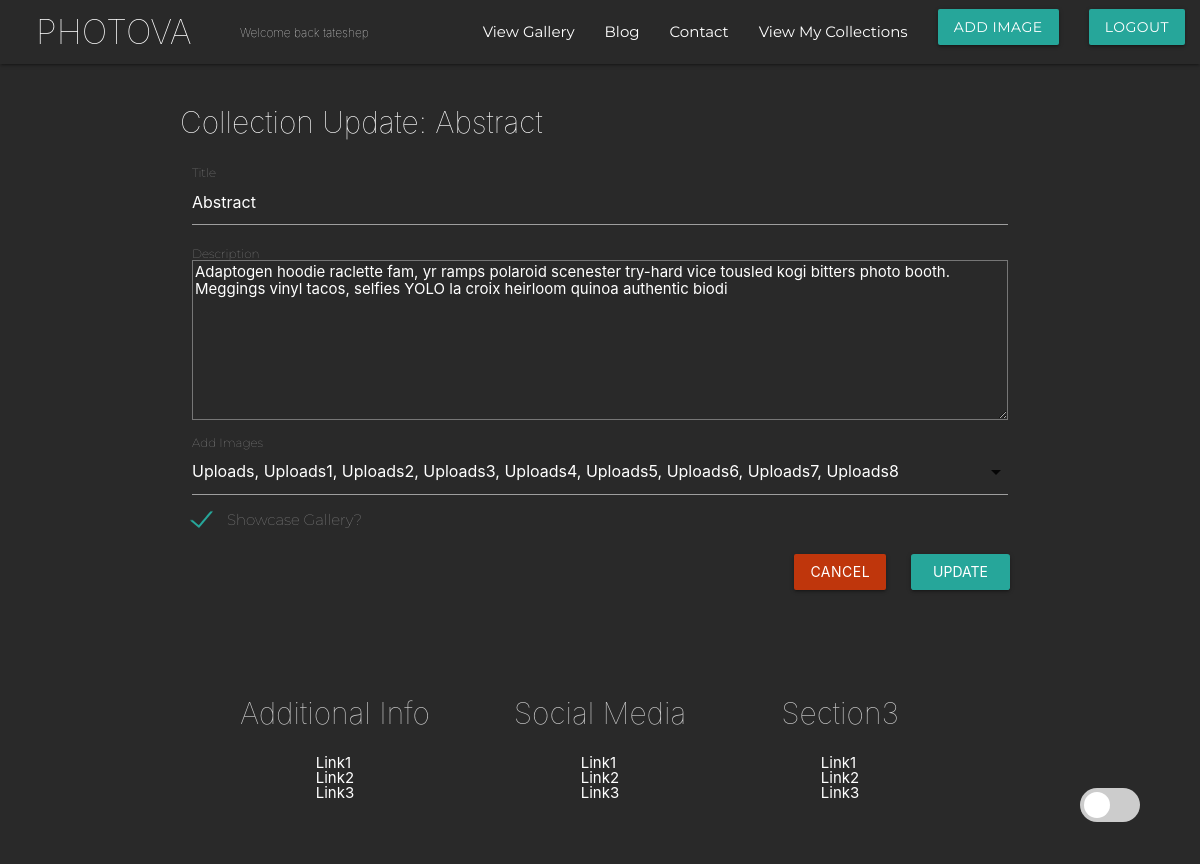
The page /gallery/collection-update/4 (signed in) on the database its author committed.
### gallery/models.py (models this page shows, shortened)
class Collection(models.Model):
    title = models.CharField(max_length=50)
    images = models.ManyToManyField(Image,blank=True) # manytomany relationship with Collection
    description = models.TextField(blank=True)
    showcase_gallery = models.BooleanField(default=False)
    permitted_users = models.ManyToManyField('auth.User',blank=True)
    class Meta:
        ordering = ('title',)
    def __str__(self):
        return self.title

### gallery/views.py (the view)
# urls.py: path('collection-update/<int:pk>',views.CollectionUpdate.as_view(), name='collection_update'),
class CollectionUpdate(PermissionRequiredMixin, UpdateView):
    permission_required = 'is_staff'
    model = Collection
    template_name = 'collection_update.html'
    fields= ['title','description','images','showcase_gallery']

### gallery/models.py (called while the page is built)
    def __str__ (self):
        return self.title

### templates/collection_update.html (shortened to what this page needs)
{% extends 'base.html' %}
{% block content %}
<div class="container">
    <h1>Collection Update: {{ collection }}</h1>
    <form action="" method="post">
        <p>
            <label for="">Title</label>
            {{ form.title }}
        </p>
        <p>
            <label for="">Description</label>
            {{ form.description }}
        </p>
         <p>
            <label for="">Add Images</label>
        </p>
         <p>
            <label>
            <span>Showcase Gallery?</span>
            </label>
        </p>
        <input class="right waves-effect waves-light btn" type="submit" value="Update">
        <a class="waves-effect waves-light btn right deep-orange darken-4" href="{% url 'gallery:gallery' %}">Cancel</a>
        <br class="clear-fix">
    </form>
</div>
{% endblock content %}

### templates/base.html (shortened to what this page needs)
{% load static %}
<!DOCTYPE html>
<html lang="en" dir="ltr">
  <head>
    <link rel="stylesheet" href="{% static 'css/normalize.css' %}">
    <link rel="stylesheet" href="https://cdnjs.cloudflare.com/ajax/libs/materialize/1.0.0/css/materialize.min.css">
    <link rel="stylesheet" href="{% static 'css/style.css' %}">
  </head>
  <body>
  <div class="navbar-fixed desktop-nav">
    <nav class="nav-extended">
        <div class="nav-wrapper">
            <a class="brand-logo" href="{% url 'home:index'%}"><h4>PHOTOVA</h4></a>
            {% if user.is_authenticated %}
            <h4 class="welcome-header hide-on-med-and-down">Welcome back {{ user }}</h4>
            {% endif %}
              <ul id="" class="right">
                <li>
                  <a class="navbar-link " href="{% url 'gallery:gallery' %}">View Gallery</a>
                </li>
                <li>
                  <a class="navbar-link " href="{% url 'blog:index' %}">Blog</a>
                </li>
                <li>
                  <a class="navbar-link " href="{% url 'sendemail:contact' %}">Contact</a>
                </li>
                {% if user.is_authenticated %}
                <li>
                  <a class="navbar-link " href="{% url 'userprofile:my_collections' %}">View My Collections</a>
                </li>
                {% if request.user.is_superuser %}
                  <li>
                    <a class="navbar-link waves-effect waves-light btn " href="{% url 'gallery:new' %}">Add Image</a>
                  </li>
                  {% endif %}
                <li>
                  <a class="navbar-link waves-effect waves-light btn" href="{% url 'logout' %}">logout</a>
                </li>
                {% endif %}
              </ul>
          </div>
    </nav>
  </div>
   <ul>
            {% block content %}
            {% endblock content %}
    <section id="theme-switch-section">
      <div class="theme-switch-div">
      <label class="theme-switch" for="checkbox">
      <div class="my-slider round">
      </div>
      </label>
      </div>
    </section>
      <footer>
        <div class="container">
          <div class="footer-grid">
            <section class="footer-grid-section-1">
              <h1>Additional Info</h1>
              <ul>
                <li><a>Link1</a></li>
                <li><a>Link2</a></li>
                <li><a>Link3</a></li>
              </ul>
            </section>
            <section class="footer-grid-section-2">
            <h1>Social Media</h1>
              <ul>
                <li><a>Link1</a></li>
                <li><a>Link2</a></li>
                <li><a>Link3</a></li>
              </ul>
            </section>
            <section class="footer-grid-section-3">
            <h1>Section3</h1>
              <ul>
                <li><a>Link1</a></li>
                <li><a>Link2</a></li>
                <li><a>Link3</a></li>
              </ul>
            </section>
          </div>
        </div>
      </footer>
  </body>
</html>

### static/css/style.css (style rules this page uses)
:root { --primary-color: #27a59a; --secondary-color: #27a59a; --tertiary-color: #27a59a; --font-color: #27a59a; --font-secondary: #cccccc; --bg-color: #292929; --bg-color-2: #303030; --heading-color: #FFFFFF; }
#theme-switch-section { position: fixed; top:90%; left:75%; }
@media only screen and (min-width:500px) { #theme-switch-section { left:85%; } }
@media only screen and (min-width:1000px) { #theme-switch-section { left:90%; } }
.theme-switch { display: inline-block; height:34px; position:relative; top:10px; width:60px; }
.my-slider { background-color: #ccc; bottom: 0; cursor: pointer; left: 0 ; position: absolute; right: 0; top: 0; transition: .4s; }
.my-slider:before { background-color: #fff; bottom: 4 px; content: ""; height: 26px; left:4px; position: absolute; transition: .4s; width: 26px; }
.my-slider.round { border-radius:34px; }
.my-slider.round:before { border-radius:50%; margin-top:7%; }
html { background-color: var(--bg-color); }
body { padding-bottom:20px; height:100vh; }
.brand-logo { font-weight: 100; margin-left:36px; position:relative; top: -10px; }
h1 { color:var(--heading-color); font-size:2em; font-weight: 100; }
h4 { color:var(--heading-color); font-weight: 100; }
a { text-decoration: none; color:var(--heading-color); }
p { font-family: 'Montserrat', sans-serif; color: var(--heading-color); font-weight: 100; margin:12px; }
form { color:var(--heading-color); }
input { color: var(--heading-color); }
textarea { color: var(--heading-color); height:160px; }
.btn { margin:10px; }
nav { background-color: var(--bg-color); }
nav ul a { color:var(--heading-color); }
.desktop-nav { display:none; }
.nav-wrapper { background-color: var(--bg-color); }
.nav-extended { background-color: var(--bg-color); }
.navbar-link { font-family: 'Montserrat', sans-serif; color: var(--heading-color); }
.welcome-header { font-size:12px; font-weight:100; margin-left:20%; display: inline; }
footer { background-color:var(--bg-color); padding-bottom:24px; }
.container { margin-bottom:40px; }
@media only screen and (min-width:1000px) { .desktop-nav { display: inherit; } }
@media only screen and (min-width:1000px) { footer { bottom:0; width: 100%; margin-top:120px; } }
@media only screen and (min-width:1000px) { footer .container { display: flex; justify-content: space-around; } }
@media only screen and (min-width:1000px) { footer h1 { color: var(--font-secondary); } }
@media only screen and (min-width:1000px) { .footer-grid { display:grid; grid-template-rows: 10vh; grid-template-columns:1fr 1fr 1fr; } }
@media only screen and (min-width:1000px) { .footer-grid-section-1 { margin-right:50px; grid-row: 1span/ 1; grid-column: 1span/ 1; display: flex; flex-direction: column; justify-content: flex-end;; align-items: center; } }
@media only screen and (min-width:1000px) { .footer-grid-section-2 { grid-row: 1span/ 1; grid-column: 2span/ 1; display: flex; flex-direction: column; justify-content: flex-end;; align-items: center; } }
@media only screen and (min-width:1000px) { .footer-grid-section-3 { grid-row: 1span/ 1; grid-column: 3span/ 1; display: flex; flex-direction: column; justify-content: flex-end;; align-items: center; } }

### rows shown on the page
Collection: title "Abstract", description "Adaptogen hoodie raclette fam, yr ramps polaroid scenester try-hard vice tousled kogi bitters photo booth. Meggings vinyl tacos, selfies YOLO la croix heirloom quinoa authentic biodi"

### other values the page prints
{{ user }} "tateshep"
